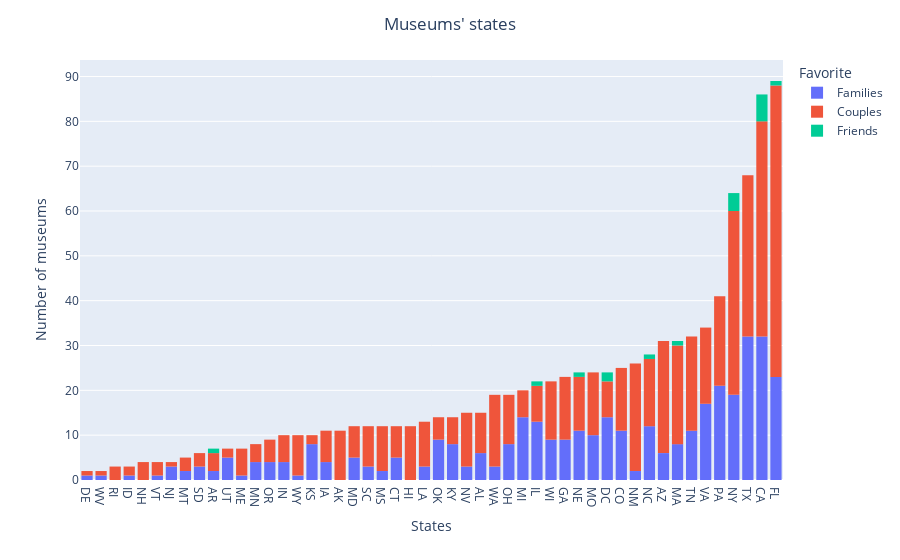

Notebook source saved alongside this figure:
### Code cell
data = pd.DataFrame(museums.merge(traveler_type, on='Museum_id'), columns=['Favorite', 'State'])

fig = px.histogram(data, x="State", color="Favorite")

# getting the bars sorted by frequency
state_counts = data['State'].value_counts().sort_values(ascending=True)
fig.update_xaxes(categoryorder='array', categoryarray=state_counts.index)

fig.update_layout(
    title={
        'text': "Museums' states",
        'x':0.5},

    xaxis_title="States",
    yaxis_title="Number of museums")

fig.show()

### Figure 1 — Plotly figure (JSON) as saved in the notebook; plotly's stock layout.template omitted (floating-point values rounded to 4 significant figures; data arrays with more than 128 entries replaced by an {"elided": "..."} marker saying what was removed)
{"data": [{"alignmentgroup": "True", "bingroup": "x", "hovertemplate": "Favorite=Families<br>State=%{x}<br>count=%{y}<extra></extra>", "legendgroup": "Families", "marker": {"color": "#636efa", "pattern": {"shape": ""}}, "name": "Families", "offsetgroup": "Families", "orientation": "v", "showlegend": true, "type": "histogram", "x": {"elided": "374 str values"}, "xaxis": "x", "yaxis": "y"}, {"alignmentgroup": "True", "bingroup": "x", "hovertemplate": "Favorite=Couples<br>State=%{x}<br>count=%{y}<extra></extra>", "legendgroup": "Couples", "marker": {"color": "#EF553B", "pattern": {"shape": ""}}, "name": "Couples", "offsetgroup": "Couples", "orientation": "v", "showlegend": true, "type": "histogram", "x": {"elided": "614 str values"}, "xaxis": "x", "yaxis": "y"}, {"alignmentgroup": "True", "bingroup": "x", "hovertemplate": "Favorite=Friends<br>State=%{x}<br>count=%{y}<extra></extra>", "legendgroup": "Friends", "marker": {"color": "#00cc96", "pattern": {"shape": ""}}, "name": "Friends", "offsetgroup": "Friends", "orientation": "v", "showlegend": true, "type": "histogram", "x": ["CA", "NY", "NY", "CA", "MA", "DC", "NY", "NY", "DC", "NE", "CA", "CA", "AR", "IL", "CA", "NC", "FL", "CA"], "xaxis": "x", "yaxis": "y"}], "layout": {"barmode": "relative", "legend": {"title": {"text": "Favorite"}, "tracegroupgap": 0}, "margin": {"t": 60}, "title": {"text": "Museums' states", "x": 0.5}, "xaxis": {"anchor": "y", "categoryarray": ["DE", "WV", "RI", "ID", "NH", "VT", "NJ", "MT", "SD", "AR", "UT", "ME", "MN", "OR", "IN", "WY", "KS", "IA", "AK", "MD", "SC", "MS", "CT", "HI", "LA", "OK", "KY", "NV", "AL", "WA", "OH", "MI", "IL", "WI", "GA", "NE", "MO", "DC", "CO", "NM", "NC", "AZ", "MA", "TN", "VA", "PA", "NY", "TX", "CA", "FL"], "categoryorder": "array", "domain": [0, 1], "title": {"text": "States"}}, "yaxis": {"anchor": "x", "domain": [0, 1], "title": {"text": "Number of museums"}}}}
